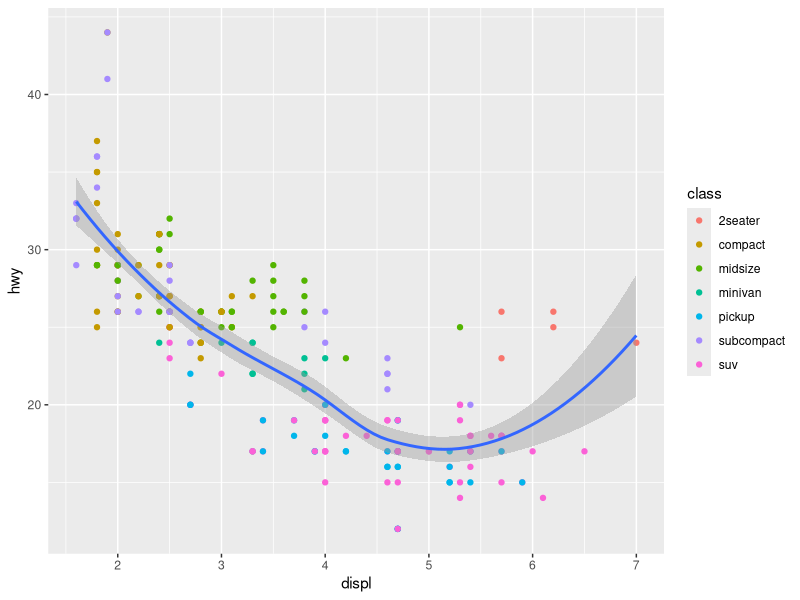
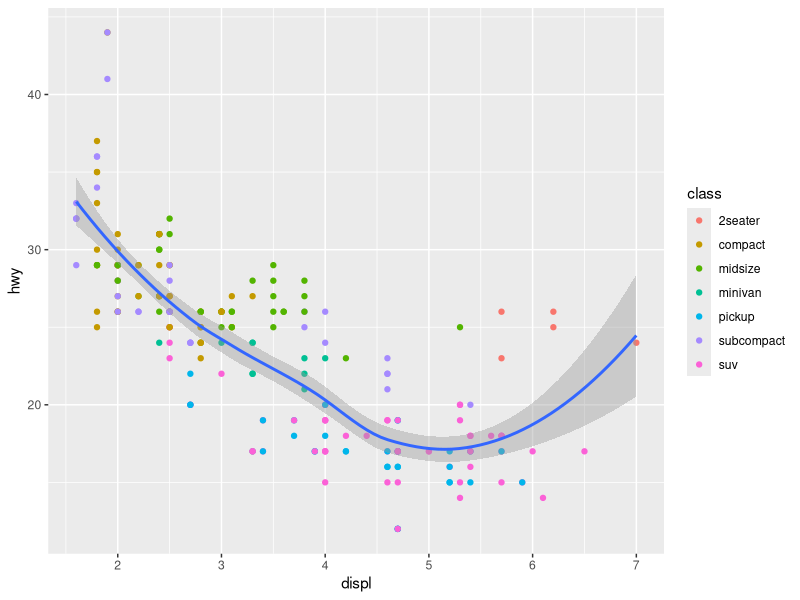

Reproduce these figures in R, in order.
library(tidyverse)

ggplot(data = mpg, mapping = aes(x = displ, y = hwy)) + 
  geom_point(mapping = aes(color = class)) + 
  geom_smooth()

ggsave("data-visualization/figs/geom_smooth_basic.png")
